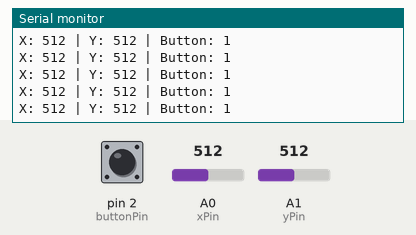
Recording of a sketch running on a simulated Arduino Uno, built with avr-gcc and run on an emulated ATmega328P. Shown: the last lines printed to the serial monitor. The inputs (shaded band) are chosen by the test bench; at power-on: A0 (xPin) = 512, A1 (yPin) = 512, pin 2 (buttonPin) HIGH.

Above: at 1.2 s.
1.3 s: A0 (xPin) set to 716
At 1.56 s:
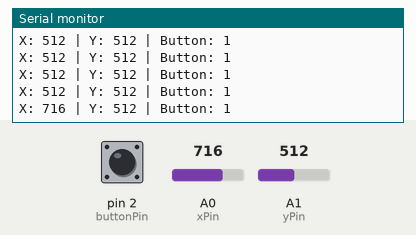
2.8 s: A1 (yPin) set to 716
At 2.97 s:
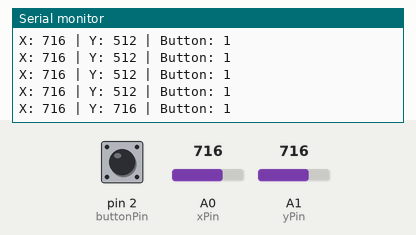
4.3 s: pin 2 (buttonPin) pulled LOW for 0.25 s
At 4.57 s:
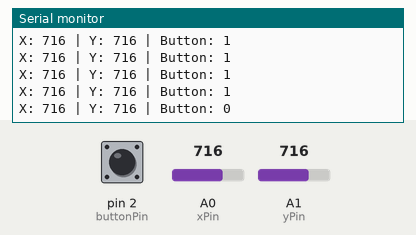
6.0 s: A0 (xPin) set to 900
At 6.18 s:
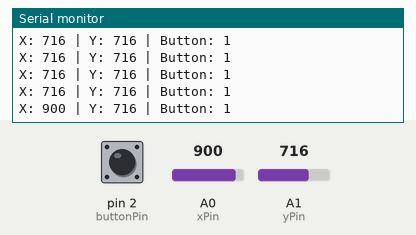
7.5 s: pin 2 (buttonPin) pulled LOW for 1 s
At 7.79 s:
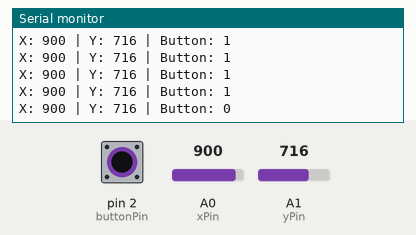
10.0 s: A1 (yPin) set to 900
At 10.19 s:
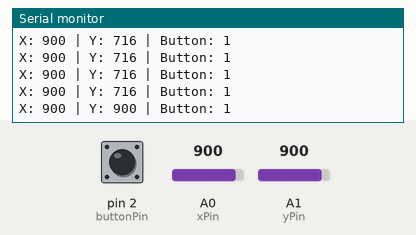
Timing chart, 0 to 12.5 s (numbered marks = the images above; inputs shaded):
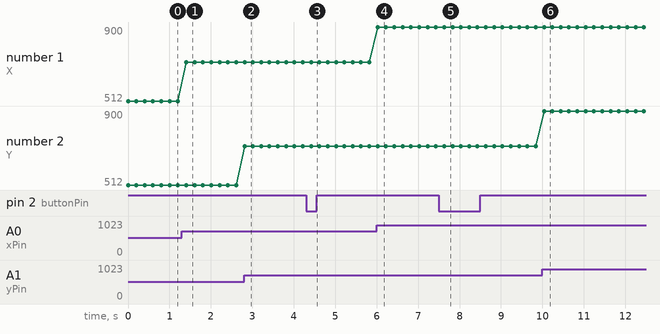

The sketch:

joystick.ino
```cpp
int xPin = A0;
int yPin = A1;
int buttonPin = 2;

int xValue = 0;
int yValue = 0;
int buttonState = 0;

void setup() {
  Serial.begin(9600);
  pinMode(buttonPin, INPUT_PULLUP);
}

void loop() {

  xValue = analogRead(xPin);
  yValue = analogRead(yPin);
  buttonState = digitalRead(buttonPin);

  Serial.print("X: ");
  Serial.print(xValue);

  Serial.print(" | Y: ");
  Serial.print(yValue);

  Serial.print(" | Button: ");
  Serial.println(buttonState);

  delay(200);
}
```

Measured:
- after the input at 1.3 s, the serial monitor: prints a new line after 0.11 s (image 1)
- after the input at 2.8 s, the serial monitor: prints a new line at once (image 2)
- after the input at 4.3 s, the serial monitor: prints a new line after 0.12 s (image 3)
- after the input at 6.0 s, the serial monitor: prints a new line at once (image 4)
- after the input at 7.5 s, the serial monitor: prints a new line after 0.13 s (image 5)
- after the input at 10.0 s, the serial monitor: prints a new line at once (image 6)
- plotted number 1: 512 → 716 after the input at 1.3 s, 716 → 900 after the input at 6.0 s
